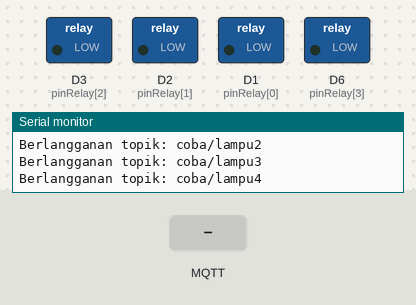
This sketch was run on a simulated ESP8266 (NodeMCU). Parts: switched loads named in the sketch (green lamp = pin HIGH), the last lines printed to the serial monitor. The inputs (shaded band) are chosen by the test bench. WiFi joins after 1.5 s; servers stay silent unless stated; random numbers use the default seed unless the sketch sets one; no MQTT or app messages arrive unless stated.

Above: at 2.7 s.
2.8 s: MQTT message "0" arrives on the first subscribed topic
At 3.7 s:
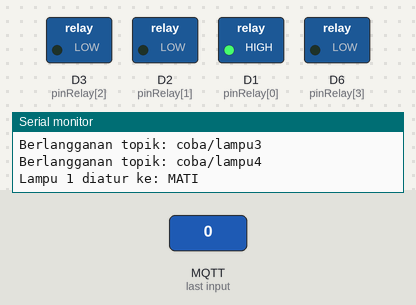
4.3 s: MQTT message "0" arrives on the second subscribed topic
At 4.8 s:
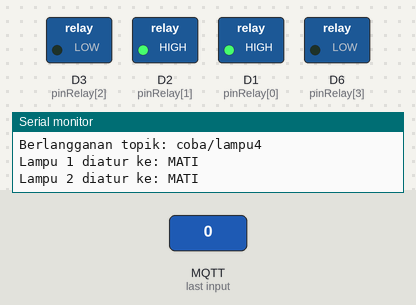
5.8 s: MQTT message "1" arrives on the first subscribed topic
At 7.0 s:
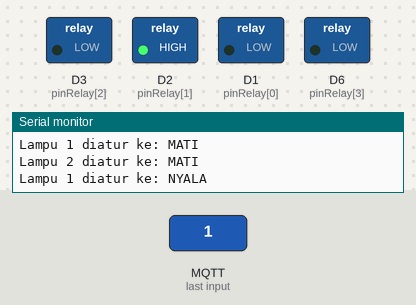
7.3 s: MQTT message "0" arrives on the third subscribed topic
At 8.3 s:
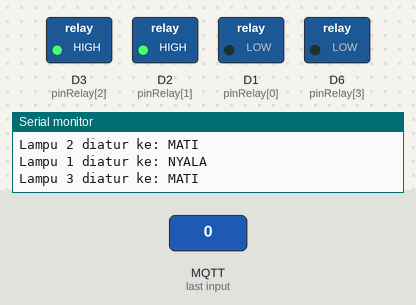
8.8 s: MQTT message "1" arrives on the second subscribed topic
At 9.4 s:
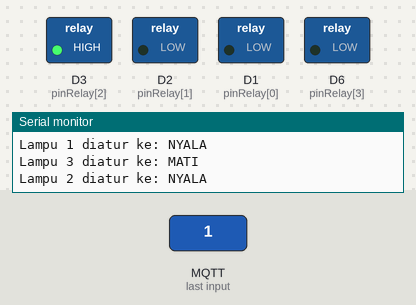
10.3 s: MQTT message "2" arrives on the first subscribed topic
At 10.6 s:
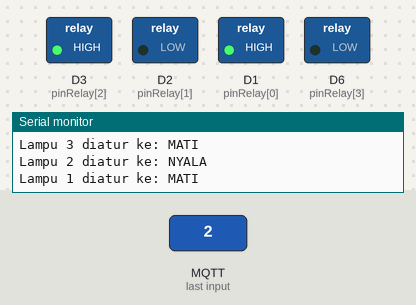
Timing chart, 0 to 12.8 s (numbered marks = the images above; inputs shaded):
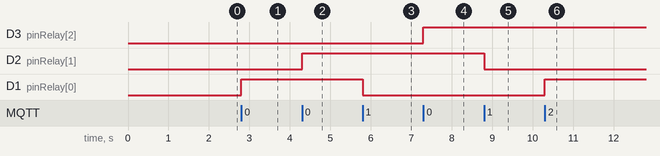

The sketch:

Sketch_Button-Timer.ino
```cpp
#include <ESP8266WiFi.h>               // Ganti dengan <ESP8266WiFi.h> jika pakai ESP8266
#include <PubSubClient.h>

// Ganti dengan WiFi Anda
const char* ssid = "SMUHERO.LAB";
const char* password = "Smuhero@LAB";

// MQTT
const char* mqtt_server = "broker.hivemq.com";
const int mqtt_port = 1883;

// Topik MQTT
const char* topics[] = {
  "coba/lampu1",
  "coba/lampu2",
  "coba/lampu3",
  "coba/lampu4"
};

const int NUM_LAMPU = 4;
const int pinRelay[NUM_LAMPU] = { D1, D2, D3, D6 }; // Ubah sesuai pin board Anda

WiFiClient espClient;
PubSubClient client(espClient);

// Fungsi untuk mengatur status relay
void kontrolLampu(int index, const String& payload) {
  if (index >= 0 && index < NUM_LAMPU) {
    digitalWrite(pinRelay[index], (payload == "1") ? LOW : HIGH);
    Serial.printf("Lampu %d diatur ke: %s\n", index + 1, (payload == "1") ? "NYALA" : "MATI");

    // Kirim status balik (opsional)
    String statusTopic = String(topics[index]) + "/status";
    client.publish(statusTopic.c_str(), payload.c_str(), true);  // QoS 0, retained
  }
}


// Callback saat pesan diterima
void callback(char* topic, byte* message, unsigned int length) {
  String payload;
  for (unsigned int i = 0; i < length; i++) {
    payload += (char)message[i];
  }

  for (int i = 0; i < NUM_LAMPU; i++) {
    if (String(topic) == topics[i]) {
      kontrolLampu(i, payload);
      break;
    }
  }
}

void reconnect() {
  while (!client.connected()) {
    Serial.print("Menghubungkan MQTT...");
    String clientId = "ESPClient-" + String(random(0xffff), HEX);
    if (client.connect(clientId.c_str())) {
      Serial.println("Terhubung!");
      for (int i = 0; i < NUM_LAMPU; i++) {
        client.subscribe(topics[i]);
        Serial.println("Berlangganan topik: " + String(topics[i]));
      }
    } else {
      Serial.print("Gagal, rc=");
      Serial.print(client.state());
      Serial.println(" coba lagi dalam 5 detik...");
      delay(5000);
    }
  }
}

void setup() {
  Serial.begin(115200);

  // Inisialisasi pin relay
  for (int i = 0; i < NUM_LAMPU; i++) {
    pinMode(pinRelay[i], OUTPUT);
    digitalWrite(pinRelay[i], LOW); // Awal kondisi MATI
  }

  // Koneksi WiFi
  WiFi.begin(ssid, password);
  Serial.print("Menghubungkan WiFi");
  while (WiFi.status() != WL_CONNECTED) {
    delay(500);
    Serial.print(".");
  }
  Serial.println("\nTerhubung ke WiFi!");

  // Setup MQTT
  client.setServer(mqtt_server, mqtt_port);
  client.setCallback(callback);
}

void loop() {
  if (!client.connected()) {
    reconnect();
  }
  client.loop();
}
```

Measured:
- after the input at 2.8 s, D1 (pinRelay[0]): LOW → HIGH at once
- after the input at 4.3 s, D2 (pinRelay[1]): LOW → HIGH at once
- after the input at 5.8 s, D1 (pinRelay[0]): HIGH → LOW at once
- after the input at 7.3 s, D3 (pinRelay[2]): LOW → HIGH at once
- after the input at 8.8 s, D2 (pinRelay[1]): HIGH → LOW at once
- after the input at 10.3 s, D1 (pinRelay[0]): LOW → HIGH at once
